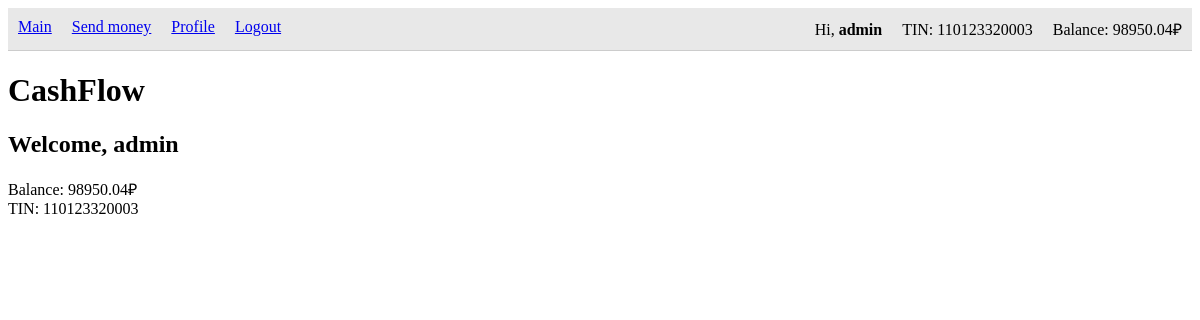
The app's page / (signed in) with its own data.
### app_users/models.py (models this page shows, shortened)
class CustomUser(AbstractUser):
    tin = models.CharField(unique=True, max_length=12, verbose_name='TIN')
    balance = models.DecimalField(max_digits=12, decimal_places=2, verbose_name='Balance', default=0)

### app_users/views.py (the view)
# urls.py: path('', MainPageView.as_view(), name='main_url'),
class MainPageView(TemplateView):
    template_name = 'main.html'

### templates/main.html (shortened to what this page needs)
{% extends 'base.html' %}
{% block h1 %}CashFlow{% endblock %}
{% block content %}
    {% if user.is_authenticated %}
        <h2>Welcome, {{ user.username }}</h2>
        <div>Balance: {{ user.balance }}₽</div>
        <div>TIN: {{ user.tin }}</div>
    {% else %}
        <div><a href="{% url 'user_login_url' %}">Sign in</a></div>
        <div><a href="{% url 'user_register_url' %}">Sign up</a></div>
    {% endif %}
{% endblock %}

### templates/base.html (shortened to what this page needs)
{% load static %}
<!DOCTYPE html>
<html lang="en">
<head>
    <link rel="stylesheet" href="{% static 'css/style.css' %}">
    <link href="https://cdn.jsdelivr.net/npm/select2@4.1.0-rc.0/dist/css/select2.min.css" rel="stylesheet" />
</head>
<body>
{% if user.is_authenticated %}
    <nav>
        <ul style="float: left;">
            <li><a href="{% url 'main_url' %}">Main</a></li>
            <li><a href="{% url 'send_money_url' %}">Send money</a></li>
            <li><a href="{% url 'user_profile_url' %}">Profile</a></li>
            <li><a href="{% url 'user_logout_url' %}">Logout</a></li>
        </ul>
        <ul style="float: right;">
            <li>Hi, <strong>{{ user.username }}</strong></li>
            <li>TIN: {{ user.tin }}</li>
            <li>Balance: {{ user.balance }}₽</li>
        </ul>
    </nav>
{% endif %}
    <h1>{% block h1 %}{% endblock %}</h1>
{% block content %}
{% endblock %}
</body>
</html>

### static/css/style.css (style rules this page uses)
nav { display: flow-root; background: #e8e8e8; border-bottom: 1px solid #ccc; }
nav ul { margin: 0; padding-inline-start: 0; }
nav li { list-style-type: none; display: table-cell; padding: 10px; }

### records on screen
CustomUser: username "admin", tin "110123320003", balance "98950.04"
